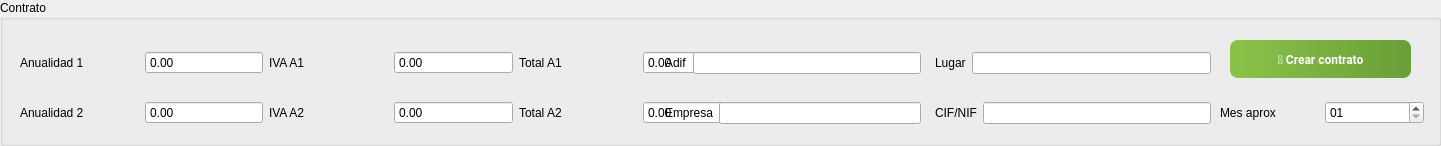
     <widget class="QGroupBox" name="groupBox_11">
      <property name="geometry">
       <rect>
        <x>60</x>
        <y>435</y>
        <width>1441</width>
        <height>146</height>
       </rect>
      </property>
      <property name="title">
       <string>Contrato</string>
      </property>
      <widget class="QWidget" name="layoutWidget_2">
       <property name="geometry">
        <rect>
         <x>20</x>
         <y>40</y>
         <width>742</width>
         <height>46</height>
        </rect>
       </property>
       <layout class="QHBoxLayout" name="horizontalLayout_23">
        <property name="sizeConstraint">
         <enum>QLayout::SetNoConstraint</enum>
        </property>
        <item>
         <widget class="QLabel" name="Lb26_2">
          <property name="text">
           <string>Anualidad 1</string>
          </property>
         </widget>
        </item>
        <item>
         <widget class="QDoubleSpinBox" name="BaseAnualidad1">
          <property name="readOnly">
           <bool>true</bool>
          </property>
          <property name="buttonSymbols">
           <enum>QAbstractSpinBox::NoButtons</enum>
          </property>
          <property name="decimals">
           <number>2</number>
          </property>
          <property name="minimum">
           <double>0.000000000000000</double>
          </property>
          <property name="maximum">
           <double>100000000.000000000000000</double>
          </property>
          <property name="singleStep">
           <double>1.000000000000000</double>
          </property>
         </widget>
        </item>
        <item>
         <widget class="QLabel" name="Lb25_3">
          <property name="text">
           <string>IVA A1</string>
          </property>
         </widget>
        </item>
        <item>
         <widget class="QDoubleSpinBox" name="IvaAnualidad1">
          <property name="readOnly">
           <bool>true</bool>
          </property>
          <property name="buttonSymbols">
           <enum>QAbstractSpinBox::NoButtons</enum>
          </property>
          <property name="decimals">
           <number>2</number>
          </property>
          <property name="minimum">
           <double>0.000000000000000</double>
          </property>
          <property name="maximum">
           <double>100000000.000000000000000</double>
          </property>
          <property name="singleStep">
           <double>1.000000000000000</double>
          </property>
         </widget>
        </item>
        <item>
         <widget class="QLabel" name="Lb25_4">
          <property name="text">
           <string>Total A1</string>
          </property>
         </widget>
        </item>
        <item>
         <widget class="QDoubleSpinBox" name="TotalAnualidad1">
          <property name="readOnly">
           <bool>true</bool>
          </property>
          <property name="buttonSymbols">
           <enum>QAbstractSpinBox::NoButtons</enum>
          </property>
          <property name="decimals">
           <number>2</number>
          </property>
          <property name="minimum">
           <double>0.000000000000000</double>
          </property>
          <property name="maximum">
           <double>100000000.000000000000000</double>
          </property>
          <property name="singleStep">
           <double>1.000000000000000</double>
          </property>
         </widget>
        </item>
       </layout>
      </widget>
      <widget class="QWidget" name="layoutWidget_3">
       <property name="geometry">
        <rect>
         <x>20</x>
         <y>90</y>
         <width>742</width>
         <height>46</height>
        </rect>
       </property>
       <layout class="QHBoxLayout" name="horizontalLayout_25">
        <property name="sizeConstraint">
         <enum>QLayout::SetNoConstraint</enum>
        </property>
        <item>
         <widget class="QLabel" name="Lb26_3">
          <property name="text">
           <string>Anualidad 2</string>
          </property>
         </widget>
        </item>
        <item>
         <widget class="QDoubleSpinBox" name="BaseAnualidad2">
          <property name="readOnly">
           <bool>true</bool>
          </property>
          <property name="buttonSymbols">
           <enum>QAbstractSpinBox::NoButtons</enum>
          </property>
          <property name="decimals">
           <number>2</number>
          </property>
          <property name="minimum">
           <double>0.000000000000000</double>
          </property>
          <property name="maximum">
           <double>100000000.000000000000000</double>
          </property>
          <property name="singleStep">
           <double>1.000000000000000</double>
          </property>
         </widget>
        </item>
        <item>
         <widget class="QLabel" name="Lb25_5">
          <property name="text">
           <string>IVA A2</string>
          </property>
         </widget>
        </item>
        <item>
         <widget class="QDoubleSpinBox" name="IvaAnualidad2">
          <property name="readOnly">
           <bool>true</bool>
          </property>
          <property name="buttonSymbols">
           <enum>QAbstractSpinBox::NoButtons</enum>
          </property>
          <property name="decimals">
           <number>2</number>
          </property>
          <property name="minimum">
           <double>0.000000000000000</double>
          </property>
          <property name="maximum">
           <double>100000000.000000000000000</double>
          </property>
          <property name="singleStep">
           <double>1.000000000000000</double>
          </property>
         </widget>
        </item>
        <item>
         <widget class="QLabel" name="Lb25_6">
          <property name="text">
           <string>Total A2</string>
          </property>
         </widget>
        </item>
        <item>
         <widget class="QDoubleSpinBox" name="TotalAnualidad2">
          <property name="readOnly">
           <bool>true</bool>
          </property>
          <property name="buttonSymbols">
           <enum>QAbstractSpinBox::NoButtons</enum>
          </property>
          <property name="decimals">
           <number>2</number>
          </property>
          <property name="minimum">
           <double>0.000000000000000</double>
          </property>
          <property name="maximum">
           <double>100000000.000000000000000</double>
          </property>
          <property name="singleStep">
           <double>1.000000000000000</double>
          </property>
         </widget>
        </item>
       </layout>
      </widget>
      <widget class="QWidget" name="layoutWidget_4">
       <property name="geometry">
        <rect>
         <x>935</x>
         <y>90</y>
         <width>276</width>
         <height>46</height>
        </rect>
       </property>
       <layout class="QHBoxLayout" name="horizontalLayout_41">
        <item>
         <widget class="QLabel" name="Lb21_3">
          <property name="text">
           <string>CIF/NIF</string>
          </property>
         </widget>
        </item>
        <item>
         <widget class="QLineEdit" name="CIf_Contrato" />
        </item>
       </layout>
      </widget>
      <widget class="QPushButton" name="Generar_Contrato">
       <property name="geometry">
        <rect>
         <x>1230</x>
         <y>40</y>
         <width>181</width>
         <height>38</height>
        </rect>
       </property>
       <property name="font">
        <font>
         <family>Segoe UI,Roboto,Arial,sans-serif</family>
         <pointsize>9</pointsize>
         <weight>75</weight>
         <bold>true</bold>
        </font>
       </property>
       <property name="styleSheet">
        <string notr="true">QPushButton {
    background: qlineargradient(x1:0,y1:0,x2:1,y2:0, stop:0 #8BC34A, stop:1 #689F38);
    color: #ffffff;
    border: none;
    border-radius: 8px;
    padding: 6px 12px;
    font-weight: 600;
}
QPushButton:hover {
    background: qlineargradient(x1:0,y1:0,x2:1,y2:0, stop:0 #9CCC65, stop:1 #8BC34A);
}
QPushButton:pressed {
    background: #558B2F;
}</string>
       </property>
       <property name="text">
        <string>📄 Crear contrato</string>
       </property>
      </widget>
      <widget class="QWidget" name="layoutWidget_5">
       <property name="geometry">
        <rect>
         <x>935</x>
         <y>40</y>
         <width>276</width>
         <height>46</height>
        </rect>
       </property>
       <layout class="QHBoxLayout" name="horizontalLayout_42">
        <item>
         <widget class="QLabel" name="Lb21_4">
          <property name="text">
           <string>Lugar</string>
          </property>
         </widget>
        </item>
        <item>
         <widget class="QLineEdit" name="Lugar_Contrato" />
        </item>
       </layout>
      </widget>
      <widget class="QWidget" name="layoutWidget_6">
       <property name="geometry">
        <rect>
         <x>1220</x>
         <y>90</y>
         <width>204</width>
         <height>45</height>
        </rect>
       </property>
       <layout class="QHBoxLayout" name="horizontalLayout_43">
        <item>
         <widget class="QLabel" name="label_48">
          <property name="text">
           <string>Mes aprox</string>
          </property>
         </widget>
        </item>
        <item>
         <widget class="QDateEdit" name="fechaContrato">
          <property name="displayFormat">
           <string>MM</string>
          </property>
          <property name="calendarPopup">
           <bool>false</bool>
          </property>
         </widget>
        </item>
       </layout>
      </widget>
      <widget class="QWidget" name="layoutWidget">
       <property name="geometry">
        <rect>
         <x>665</x>
         <y>90</y>
         <width>256</width>
         <height>46</height>
        </rect>
       </property>
       <layout class="QHBoxLayout" name="horizontalLayout_40">
        <item>
         <widget class="QLabel" name="Lb21_2">
          <property name="text">
           <string>Empresa</string>
          </property>
         </widget>
        </item>
        <item>
         <widget class="QLineEdit" name="Contrato_Por_Empresa" />
        </item>
       </layout>
      </widget>
      <widget class="QWidget" name="layoutWidget">
       <property name="geometry">
        <rect>
         <x>665</x>
         <y>40</y>
         <width>256</width>
         <height>46</height>
        </rect>
       </property>
       <layout class="QHBoxLayout" name="horizontalLayout_37">
        <item>
         <widget class="QLabel" name="Lb20_2">
          <property name="text">
           <string>Adif</string>
          </property>
         </widget>
        </item>
        <item>
         <widget class="QLineEdit" name="Contrato_Por_Adif" />
        </item>
       </layout>
      </widget>
     </widget>
